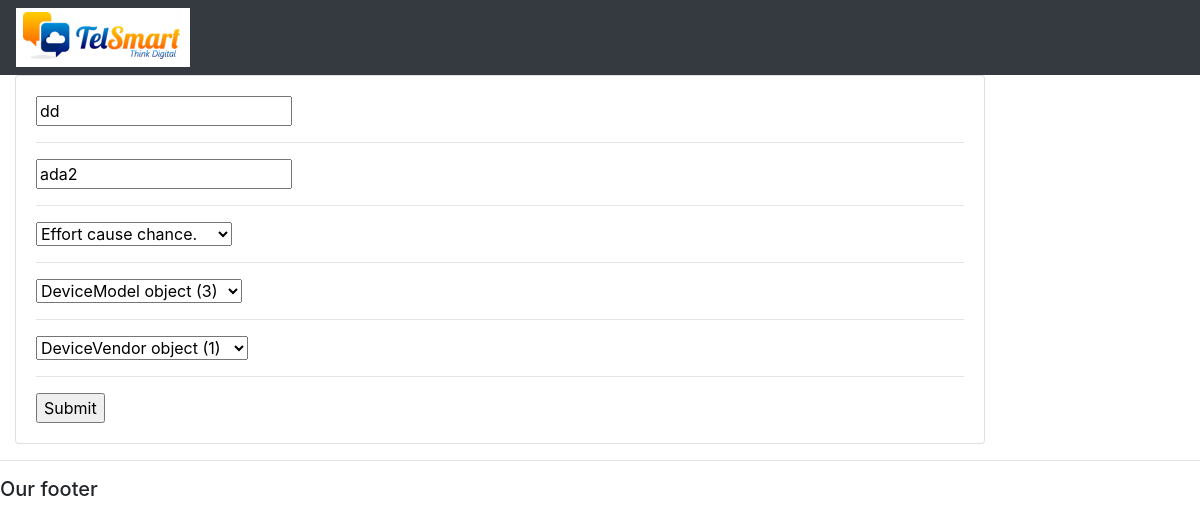
The page /edit_device/1/ on the database its author committed.
### products/models.py (models this page shows, shortened)
class Device(models.Model):
    mac = models.CharField(max_length=10, unique=True)
    description = models.CharField(max_length=20, null=True, blank=True)
    cfg_last_update = models.DateTimeField(auto_now_add=True, null=True)
    customer = models.ForeignKey(Customer,  null=True, on_delete=models.SET_NULL)
    device_model = models.ForeignKey(DeviceModel,  null=True, on_delete=models.SET_NULL)
    vendor = models.ForeignKey(DeviceVendor,  null=True, on_delete=models.SET_NULL)

### products/views.py (the view)
# urls.py: path('edit_device/<str:pk>/', editDevice, name="edit_device"),
def editDevice(request, pk):
    device = Device.objects.get(id=pk)
    form = DeviceForm(instance=device)
    device.cfg_last_update = datetime.now()
    device.save()
    if request.method == 'POST':
        form = DeviceForm(request.POST, instance=device)
        if form.is_valid():
            form.save()
            return redirect('admin_device', pk)
    context = {'form':form}
    return render(request, 'device_form.html', context)

### products/forms.py
class DeviceForm(ModelForm):
	class Meta:
		model = Device
		fields = '__all__'

### products/models.py (called while the page is built)
    def __unicode__(self):
        return self.description

### templates/device_form.html (shortened to what this page needs)
{%  extends 'base.html' %}
{% load static %}
{% block content %}
<div class="row">
	<div class="col-md-10">
		<div class="card card-body">
			<form action="" method="POST">
				{% for field in form %}
					{{field}}
					<hr>
				{% endfor %}
				<input type="submit" name="Submit">
			</form>
		</div>
	</div>
</div>
{% endblock %}

### rows shown on the page
Device: form "dd" "ada2" "Effort cause chance." "DeviceModel object (3)" "DeviceVendor object (1)"
